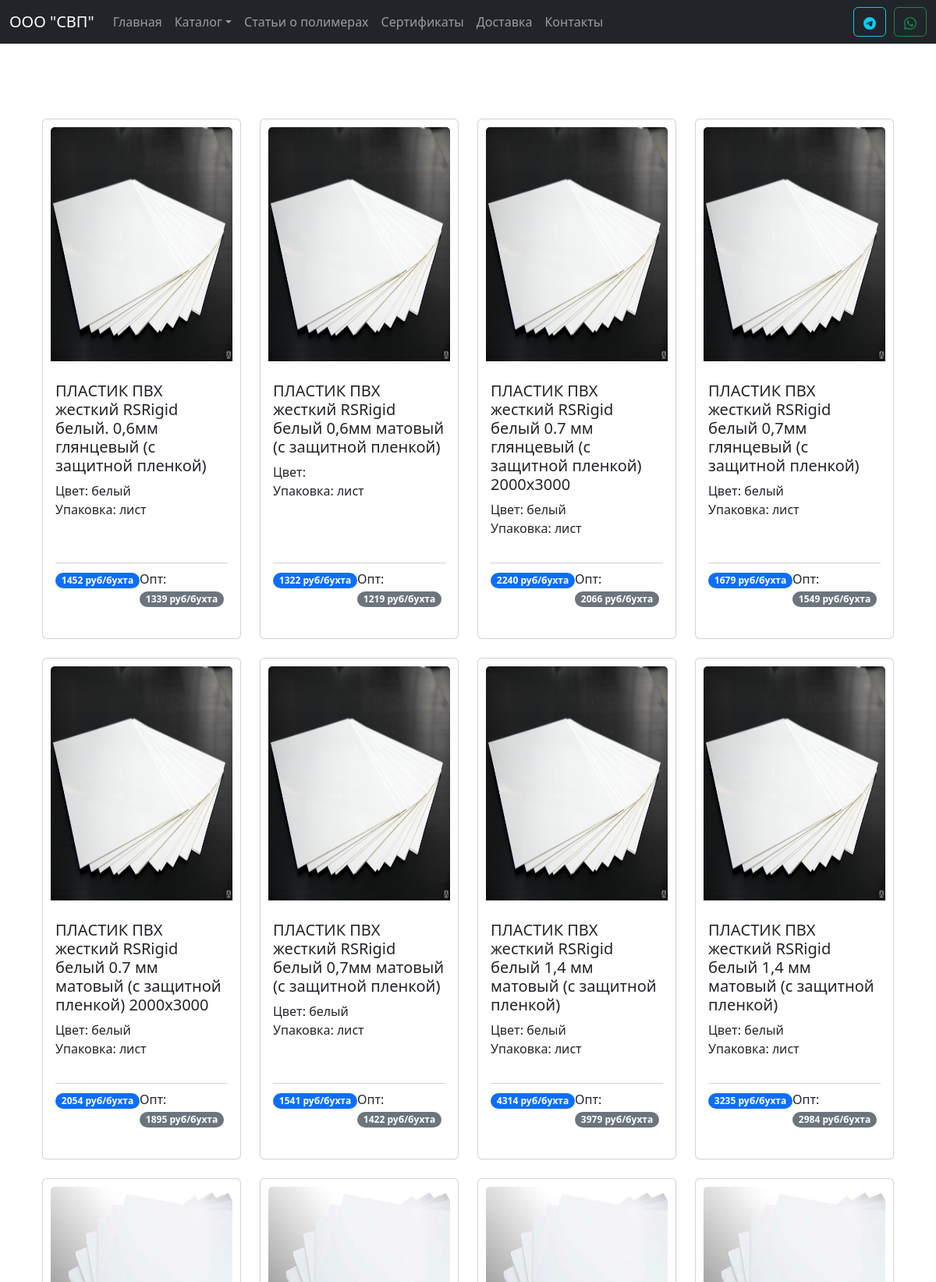
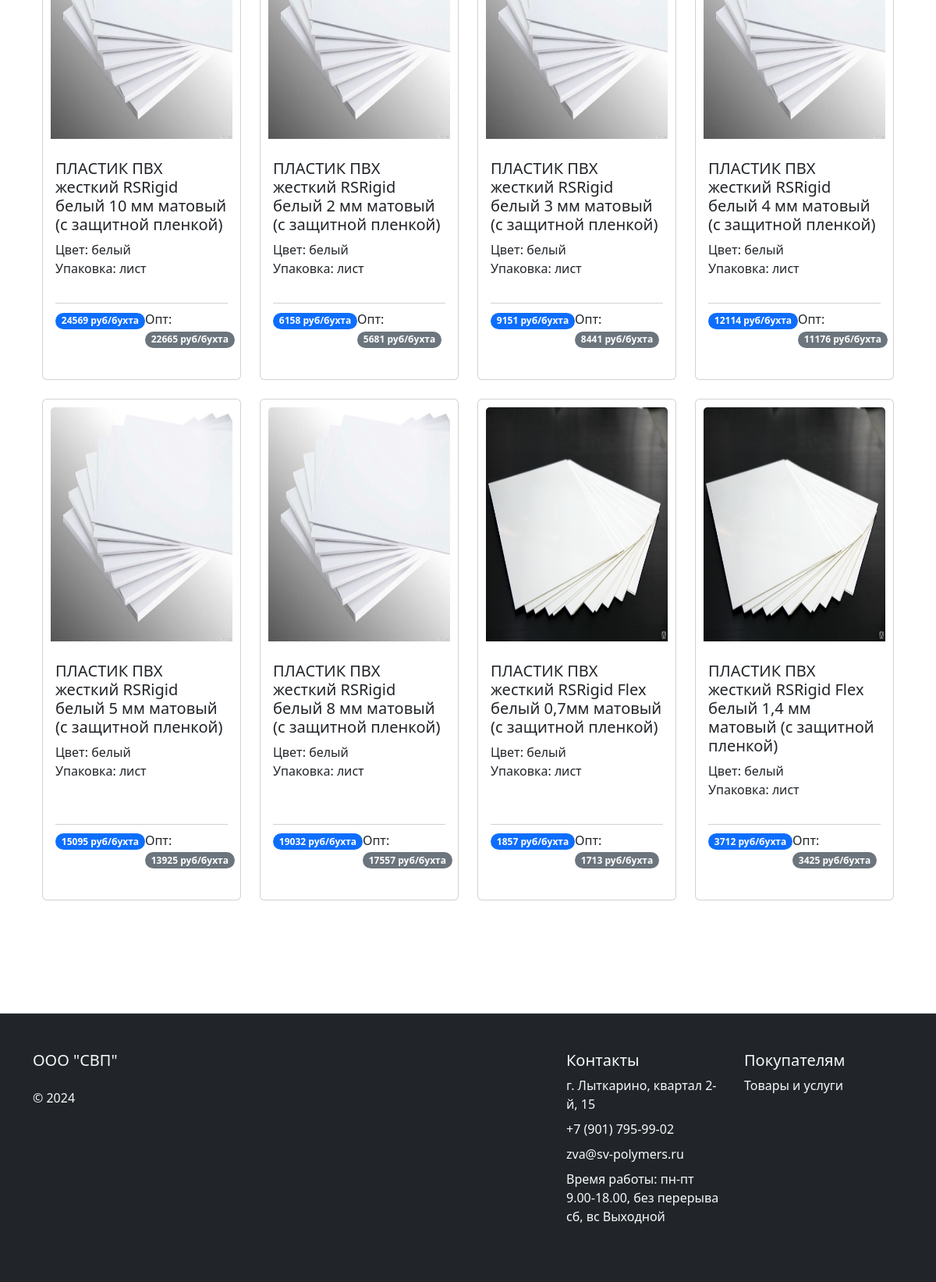
/catalog/pvc_rod/products.php?sub=4, run on the app's committed database (2 pictures, top to bottom).
### tables this page shows
CREATE TABLE `products` (
  `id` int(5) UNSIGNED NOT NULL,
  `name` varchar(100) NOT NULL,
  `href` varchar(100) DEFAULT NULL,
  `category` varchar(100) NOT NULL,
  `subcategory` varchar(100) NOT NULL,
  `image` varchar(100) DEFAULT NULL,
  `price` int(100) NOT NULL,
  `opt_price` int(100) NOT NULL,
  `pack` varchar(100) DEFAULT NULL,
  `description` varchar(1000) DEFAULT NULL,
  `color` varchar(100) DEFAULT NULL,
  `diameter` int(100) DEFAULT NULL,
  `use_product` varchar(1000) DEFAULT NULL,
  `instruction` varchar(10000) DEFAULT NULL,
  `format` varchar(100) DEFAULT NULL,
  `width` float DEFAULT NULL
);

### catalog/pvc_rod/products.php (the view, shortened to what this page needs)
<?
$page = 'catalog';
include_once $_SERVER['DOCUMENT_ROOT'] . "/modules/header.php";
require($_SERVER['DOCUMENT_ROOT'] . '/database/db.php');
$subcategory = $_GET['sub'];
if ($subcategory) {
  $sql = "SELECT * FROM products WHERE subcategory = $subcategory";
} else {
  $sql = "SELECT * FROM products WHERE category = 1";
}
$result = $conn->query($sql);
if ($result->num_rows != 0) {
  $products = $result->fetch_all(MYSQLI_ASSOC);
}
?>
<div class="container my-5">
  <div class="container mt-5 mb-5">
    <div class="row row-cols-1 row-cols-md-4 g-4 justify-content-center">
      <?php foreach ($products as $product): ?>
        <div class="col">
          <a href="/catalog/pvc_rod/product?id=<?= $product['id']; ?>" class="card h-100 ki-card">
            <div style="padding:10px;">
              <img style="width: 100%; height: 300px;" src=<?= '/assets/images/catalog/' . $product['image'] ?> class="card-img-top" alt=<?= $product['name'] ?>>
            </div>
            <div class="card-body d-flex flex-column ">
              <h5 class="card-title"><?= $product['name'] ?></h5>
              <p class="card-text">
                Цвет: <?= $product['color'] ?><br>
                Упаковка: <?= $product['pack'] ?><br>
              <p class="card-text" style="flex: 1;"><small class="text-body-secondary"><?= $product['description'] ?></small></p>
              <div class="card-footer bg-transparent d-flex justify-content-between px-0">
                <p><span class="badge rounded-pill bg-primary"><?= $product['price']; ?> руб/бухта</span></p>
                <p>Опт: <span class="badge rounded-pill bg-secondary"><?= $product['opt_price']; ?> руб/бухта</span></p>
              </div>
            </div>
          </a>
        </div>
      <?php endforeach; ?>
    </div>
  </div>
</div>
<? include_once $_SERVER['DOCUMENT_ROOT'] . "/modules/footer.php"; ?>

### modules/header.php (shortened to what this page needs)
<!DOCTYPE html>
<html lang="en">
<head>
  <link rel="stylesheet" href="/assets/bootstrap/css/bootstrap.min.css">
  <link rel="stylesheet" href="/assets/bootstrap/css/bootstrap-navbar-dropdown.css">
  <link rel="stylesheet" href="/assets/style.css">
</head>
<body>
  <header>
    <nav class="navbar sticky-top navbar-expand-lg bg-dark" data-bs-theme="dark">
      <div class="container-fluid">
        <a class="navbar-brand" href="/">ООО "СВП"</a>
        <div class="collapse navbar-collapse" id="navbarSupportedContent">
          <ul class="navbar-nav me-auto mb-2 mb-lg-0">
            <li class="nav-item ">
              <a class="nav-link <? if ($page === '/') echo 'active' ?>" aria-current="page" href="/">Главная</a>
            </li>
            <li class="nav-item dropdown">
              <a class="nav-link dropdown-toggle" href="#" id="dropdown1" data-flip="false"
                data-toggle="dropdown" aria-expanded="false">Каталог</a>
            </li>
            <li class="nav-item">
              <a class="nav-link <? if ($page === 'articles') echo 'active' ?>" aria-current="page" href="/articles/">Статьи о полимерах</a>
            </li>
            <li class="nav-item">
              <a class="nav-link <? if ($page === 'certificates') echo 'active' ?>" aria-current="page" href="/certificates/">Сертификаты</a>
            </li>
            <li class="nav-item">
              <a class="nav-link <? if ($page === 'delivery') echo 'active' ?>" aria-current="page" href="/delivery/">Доставка</a>
            </li>
            <li class="nav-item">
              <a class="nav-link <? if ($page === 'contacts') echo 'active' ?>" aria-current="page" href="/contacts/">Контакты</a>
            </li>
          </ul>
          <div class="d-flex" style="gap: 10px">
            <a href="https://t.me/QwertykQwertov" target="_blank" class="btn btn-outline-info" type="submit"></a>
            <a href="https://api.whatsapp.com/send/?phone=79772553275&text&type=phone_number&app_absent=0" target="_blank" class="btn btn-outline-success" type="submit"></a>
          </div>
        </div>
    </nav>
  </header>

### modules/footer.php (shortened to what this page needs)
<footer class=" mt-5 border-top bg-dark text-light">
  <div class="container">
    <div class="row row-cols-1 row-cols-sm-2 row-cols-md-5 py-5">
      <div class="col mb-3">
        <a href="/" class="d-flex align-items-center mb-3 link-body-emphasis text-decoration-none text-light">
          <h5>ООО "СВП"</h5>
        </a>
        <p class="text-light">© 2024</p>
      </div>
      <div class="col mb-3"></div>
      <div class="col mb-3"></div>
      <div class="col mb-3">
        <h5>Контакты</h5>
        <ul class="nav flex-column">
          <li class="nav-item mb-2"><a href="#" class="nav-link p-0 text-light">г. Лыткарино, квартал 2-й, 15</a></li>
          <li class="nav-item mb-2"><a href="tel:+79017959902" class="nav-link p-0 text-light">+7 (901) 795-99-02</a></li>
          <li class="nav-item mb-2"><a href="#" class="nav-link p-0 text-light">zva@sv-polymers.ru</a></li>
          <li class="nav-item mb-2"><a href="#" class="nav-link p-0 text-light">Время работы:
              пн-пт 9.00-18.00, без перерыва
              сб, вс Выходной</a></li>
        </ul>
      </div>
      <div class="col mb-3">
        <h5>Покупателям</h5>
        <ul class="nav flex-column">
          <li class="nav-item mb-2"><a href="/catalog/" class="nav-link p-0 text-light">Товары и услуги</a></li>
        </ul>
      </div>
    </div>
  </div>
</footer>
</body>
</html>

### assets/style.css (style rules this page uses)
body { min-height: 100vh; display: flex; flex-direction: column; }
.ki-card { translate: all .3s; text-decoration: none; }

### data on the page
products: image (picture), name "ПЛАСТИК ПВХ жесткий RSRigid белый. 0,6мм глянцевый (с защитной пленкой)", color "белый", pack "лист", price "1452", opt_price "1339"
products: image (picture), name "ПЛАСТИК ПВХ жесткий RSRigid белый 0,6мм матовый (с защитной пленкой)", pack "лист", price "1322", opt_price "1219"
products: image (picture), name "ПЛАСТИК ПВХ жесткий RSRigid белый 0.7 мм глянцевый (с защитной пленкой) 2000х3000", color "белый", pack "лист", price "2240", opt_price "2066"
products: image (picture), name "ПЛАСТИК ПВХ жесткий RSRigid белый 0,7мм глянцевый (с защитной пленкой)", color "белый", pack "лист", price "1679", opt_price "1549"
products: image (picture), name "ПЛАСТИК ПВХ жесткий RSRigid белый 0.7 мм матовый (с защитной пленкой) 2000х3000", color "белый", pack "лист", price "2054", opt_price "1895"
products: image (picture), name "ПЛАСТИК ПВХ жесткий RSRigid белый 0,7мм матовый (с защитной пленкой)", color "белый", pack "лист", price "1541", opt_price "1422"
products: image (picture), name "ПЛАСТИК ПВХ жесткий RSRigid белый 1,4 мм матовый (с защитной пленкой)", color "белый", pack "лист", price "4314", opt_price "3979"
products: image (picture), name "ПЛАСТИК ПВХ жесткий RSRigid белый 1,4 мм матовый (с защитной пленкой)", color "белый", pack "лист", price "3235", opt_price "2984"
products: image (picture), name "ПЛАСТИК ПВХ жесткий RSRigid белый 10 мм матовый (с защитной пленкой)", color "белый", pack "лист", price "24569", opt_price "22665"
products: image (picture), name "ПЛАСТИК ПВХ жесткий RSRigid белый 2 мм матовый (с защитной пленкой)", color "белый", pack "лист", price "6158", opt_price "5681"
products: image (picture), name "ПЛАСТИК ПВХ жесткий RSRigid белый 3 мм матовый (с защитной пленкой)", color "белый", pack "лист", price "9151", opt_price "8441"
products: image (picture), name "ПЛАСТИК ПВХ жесткий RSRigid белый 4 мм матовый (с защитной пленкой)", color "белый", pack "лист", price "12114", opt_price "11176"
products: image (picture), name "ПЛАСТИК ПВХ жесткий RSRigid белый 5 мм матовый (с защитной пленкой)", color "белый", pack "лист", price "15095", opt_price "13925"
products: image (picture), name "ПЛАСТИК ПВХ жесткий RSRigid белый 8 мм матовый (с защитной пленкой)", color "белый", pack "лист", price "19032", opt_price "17557"
products: image (picture), name "ПЛАСТИК ПВХ жесткий RSRigid Flex белый 0,7мм матовый (с защитной пленкой)", color "белый", pack "лист", price "1857", opt_price "1713"
products: image (picture), name "ПЛАСТИК ПВХ жесткий RSRigid Flex белый 1,4 мм матовый (с защитной пленкой)", color "белый", pack "лист", price "3712", opt_price "3425"
